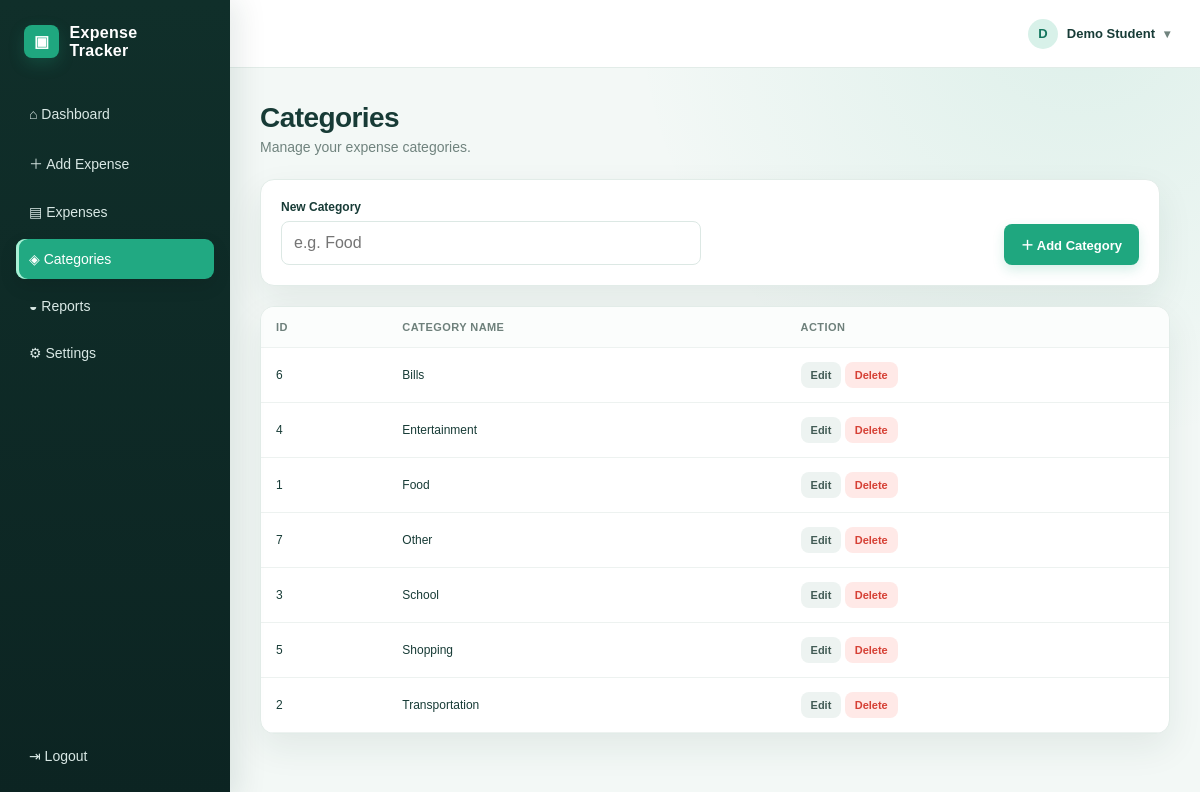
The app's page /categories.php (signed in) with its own data.
### tables this page shows
CREATE TABLE categories (
    id INT AUTO_INCREMENT PRIMARY KEY,
    category_name VARCHAR(100) NOT NULL UNIQUE,
    created_at TIMESTAMP DEFAULT CURRENT_TIMESTAMP
);

### includes/bootstrap.php (called while the page is built, shortened)
<?php
require_once __DIR__ . '/../models/Model.php';
require_once __DIR__ . '/../models/Category.php';
$db = (new Database())->connect();
$categoryModel = new Category($db);
function e(string $value): string {
    return htmlspecialchars($value, ENT_QUOTES, 'UTF-8');
}
?>

### models/Model.php (called while the page is built, shortened)
<?php
abstract class Model {
    public function __construct(PDO $db) {
        $this->db = $db;
    }
}
?>

### models/Category.php (called while the page is built, shortened)
<?php
class Category extends Model {
    public function all(): array {
        return $this->db->query("SELECT * FROM categories ORDER BY category_name")->fetchAll();
    }
}
?>

### categories.php (the view, shortened to what this page needs)
<?php
require_once "includes/header.php"; requireLogin();
$categories=$categoryModel->all();
?>
<h1>Categories</h1><p class="subtitle">Manage your expense categories.</p>
<div class="card form-card" style="margin-bottom:20px"><form method="post"><div class="form-grid"><div class="field"><label>New Category</label><input name="category_name" placeholder="e.g. Food" required></div><div class="actions" style="align-items:end"><button class="btn btn-primary">＋ Add Category</button></div></div></form></div>
<div class="card table-card"><table class="table"><thead><tr><th>ID</th><th>Category Name</th><th>Action</th></tr></thead><tbody>
<?php foreach($categories as $c): ?><tr><td><?= $c['id'] ?></td><td><?= e($c['category_name']) ?></td><td><a class="btn btn-small btn-secondary" href="edit-category.php?id=<?= $c['id'] ?>">Edit</a> <a class="btn btn-small btn-danger" onclick="return confirm('Delete this category? It may fail if expenses use it.')" href="delete-category.php?id=<?= $c['id'] ?>">Delete</a></td></tr><?php endforeach; ?>
</tbody></table></div>
<?php require_once "includes/footer.php"; ?>

### includes/header.php (shortened to what this page needs)
<?php require_once __DIR__ . '/bootstrap.php'; ?>
<?php $currentPage = basename($_SERVER['PHP_SELF']); ?>
<!doctype html>
<html lang="en">
<head>
<link rel="stylesheet" href="assets/style.css">
<link rel="stylesheet" href="assets/account-menu.css">
</head>
<body>
<div class="app">
<aside class="sidebar">
    <div class="brand"><span class="brand-icon">▣</span><span>Expense<br>Tracker</span></div>
    <nav>
        <a class="<?= $currentPage === 'dashboard.php' ? 'active' : '' ?>" href="dashboard.php">⌂ <span>Dashboard</span></a>
        <a class="<?= $currentPage === 'add-expense.php' ? 'active' : '' ?>" href="add-expense.php">＋ <span>Add Expense</span></a>
        <a class="<?= in_array($currentPage, ['expenses.php', 'edit-expense.php', 'delete-expense.php'], true) ? 'active' : '' ?>" href="expenses.php">▤ <span>Expenses</span></a>
        <a class="<?= in_array($currentPage, ['categories.php', 'edit-category.php', 'delete-category.php'], true) ? 'active' : '' ?>" href="categories.php">◈ <span>Categories</span></a>
        <a class="<?= $currentPage === 'reports.php' ? 'active' : '' ?>" href="reports.php">◒ <span>Reports</span></a>
        <a class="<?= $currentPage === 'profile.php' ? 'active' : '' ?>" href="profile.php">⚙ <span>Settings</span></a>
    </nav>
    <a class="logout" href="logout.php">⇥ Logout</a>
</aside>
<main class="main">
<header class="topbar">
    <div class="top-actions">
        <details class="account-menu">
            <summary class="user-menu" title="Open account menu">
                <span class="avatar"><?= e(strtoupper(substr($_SESSION['name'] ?? 'U',0,1))) ?></span>
                <span><?= e($_SESSION['name'] ?? '') ?></span>
                <span class="user-chevron">▾</span>
            </summary>
        </details>
    </div>
</header>
<section class="content">

### includes/footer.php
</section>
</main>
</div>
</body>
</html>

### assets/style.css (style rules this page uses)
* { box-sizing:border-box }
:root { --ink:#173b36;--muted:#70837e;--line:#e2ece8;--mint:#1fa77f;--mint-dark:#14765e;--soft:#eef8f4;--shadow:0 14px 35px rgba(24,67,57,.08) }
body { margin:0;font-family:"Trebuchet MS",Arial,sans-serif;background:#f3f8f6;background-image:radial-gradient(circle at 90% 0%,rgba(31,167,127,.1),transparent 28rem);color:var(--ink) }
.app { display:flex;min-height:100vh }
.sidebar { width:230px;background:linear-gradient(180deg,#102f2a,#0c2422);color:#fff;padding:24px 16px;display:flex;flex-direction:column;position:fixed;inset:0 auto 0 0;box-shadow:8px 0 28px rgba(13,48,40,.1) }
.brand { display:flex;gap:10px;align-items:center;font-weight:700;font-size:16px;line-height:1.1;margin:0 8px 35px;letter-spacing:.02em }
.brand-icon { background:var(--mint);border-radius:8px;padding:8px 10px;box-shadow:0 6px 16px rgba(31,167,127,.22) }
.sidebar nav { display:flex;flex-direction:column;gap:7px }
.sidebar a { color:#d9e8e5;text-decoration:none;padding:12px 13px;border-radius:9px;font-size:14px;transition:background .18s ease,transform .18s ease }
.sidebar nav a.active { background:#21a982;color:#fff;box-shadow:inset 3px 0 #a8f0d5,0 7px 18px rgba(0,0,0,.1) }
.logout { margin-top:auto }
.main { margin-left:230px;width:calc(100% - 230px) }
.topbar { height:68px;background:#fff;border-bottom:1px solid var(--line);display:flex;align-items:center;justify-content:flex-end;padding:0 30px }
.top-actions { display:flex;align-items:center;gap:14px;font-size:13px }
.user-menu { display:flex;align-items:center;gap:9px;color:var(--ink);text-decoration:none;font-weight:700 }
.user-chevron { font-size:12px;color:var(--muted) }
.avatar { width:30px;height:30px;background:#d8f1e9;color:var(--mint-dark);border-radius:50%;display:inline-flex;align-items:center;justify-content:center;font-weight:700 }
.content { padding:34px 30px 30px;max-width:1400px;margin:auto }
h1 { margin:0 0 5px;font-size:28px;letter-spacing:-.02em }
.subtitle { color:var(--muted);margin:0 0 24px;font-size:14px }
.card { background:#fff;border:1px solid var(--line);border-radius:14px;padding:20px;box-shadow:var(--shadow) }
.form-card { max-width:900px }
.form-grid { display:grid;grid-template-columns:1fr 1fr;gap:18px }
.field { display:flex;flex-direction:column;gap:7px }
.field label { font-size:12px;font-weight:700 }
.field input,.field select,.field textarea { border:1px solid #dce8e4;border-radius:8px;padding:12px;background:#fff;font:inherit;outline:none }
.actions { display:flex;justify-content:flex-end;gap:10px;margin-top:20px }
.btn { border:0;border-radius:8px;padding:11px 17px;font-weight:700;cursor:pointer;text-decoration:none;display:inline-block;font-size:13px;transition:transform .18s ease,box-shadow .18s ease,filter .18s ease }
.btn-primary { background:var(--mint);color:#fff;box-shadow:0 5px 12px rgba(31,167,127,.18) }
.btn-secondary { background:#edf3f1;color:#425b55 }
.btn-danger { background:#ffe9e7;color:#d64035 }
.btn-small { padding:7px 10px;font-size:11px }
.table-card { padding:0;overflow:auto }
.table { width:100%;border-collapse:collapse;font-size:12px }
.table th,.table td { padding:14px 15px;border-bottom:1px solid #edf2f0;text-align:left;white-space:nowrap }
.table th { font-size:11px;color:#6e807b;background:#fbfdfc;letter-spacing:.04em;text-transform:uppercase }

### assets/account-menu.css (style rules this page uses)
.account-menu { position:relative }
.account-menu summary { list-style:none }
.account-menu .user-menu { cursor:pointer }

### records on screen
categories: id "6", category_name "Bills"
categories: id "4", category_name "Entertainment"
categories: id "1", category_name "Food"
categories: id "7", category_name "Other"
categories: id "3", category_name "School"
categories: id "5", category_name "Shopping"
categories: id "2", category_name "Transportation"

### other values on screen
substr($_SESSION['name'] ?? 'U',0,1) "D"
$_SESSION['name'] "Demo Student"
